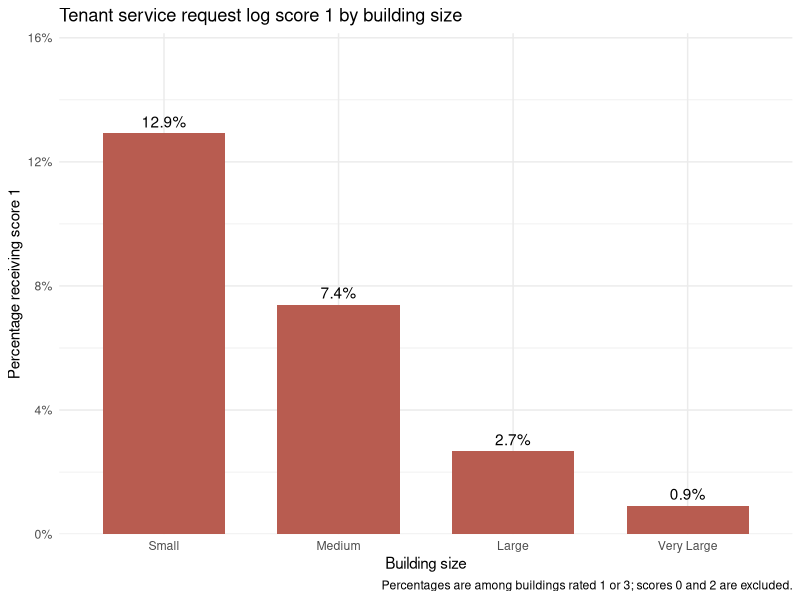

The R source for this figure: (Note: this script raises an error after producing the figure.)
#### Preamble ####
# Purpose: Replicated graphs from the paper on Apartment Evaluation
# Author: Kexin Liu
# Date: 25 September 2026
# Contact: ws1nn2lj3@gmail.com
# License: 
# Pre-requisites: 
  # The `tidyverse` package must be installed
  # The 'ggplot2' package must be installed
# Any other information needed? 


#### Workspace setup ####

library(tidyverse)
library(ggplot2)
apartment <- read_csv("data/02-analysis_data/analysis_data.csv")

#### Main Graph ####

# Derive the variable building_size. It will only be used for the main graph.

size_breaks <- quantile(apartment[["CONFIRMED UNITS"]],
                        probs = c(0, 0.25, 0.50, 0.75, 1))
apartment$building_size <- cut(apartment[["CONFIRMED UNITS"]], breaks = size_breaks, 
                               include.lowest = TRUE,
                               labels = c("Small", "Medium", "Large", "Very Large"))


score1_percent <- apartment |>
  filter(
    !is.na(building_size),
    `TENANT SERVICE REQUEST LOG` %in% c(1, 3)
  ) |>
  group_by(building_size) |>
  summarise(
    buildings = n(),
    percent_score1 = mean(`TENANT SERVICE REQUEST LOG` == 1),
    .groups = "drop"
  )

ggplot(score1_percent,
       aes(x = building_size, y = percent_score1)) +
  geom_col(fill = "#B85C50", width = 0.7) +
  geom_text(
    aes(label = scales::percent(percent_score1, accuracy = 0.1)),
    vjust = -0.5
  ) +
  scale_y_continuous(
    labels = scales::label_percent(accuracy = 1),
    limits = c(0, max(score1_percent$percent_score1) * 1.25),
    expand = expansion(mult = c(0, 0))
  ) +
  labs(
    title = "Tenant service request log score 1 by building size",
    x = "Building size",
    y = "Percentage receiving score 1",
    caption = "Percentages are among buildings rated 1 or 3; scores 0 and 2 are excluded."
  ) +
  theme_minimal()






# Build a data frame without observations that are missing the "year built" value.
# It will only be used for analysis relating to building age.

building_age_full <- apartment |>
  filter(!is.na(`YEAR BUILT`))
building_age_full[["BUILDING AGE"]] <-
  building_age_full[["completion_year"]] - building_age_full[["YEAR BUILT"]]
